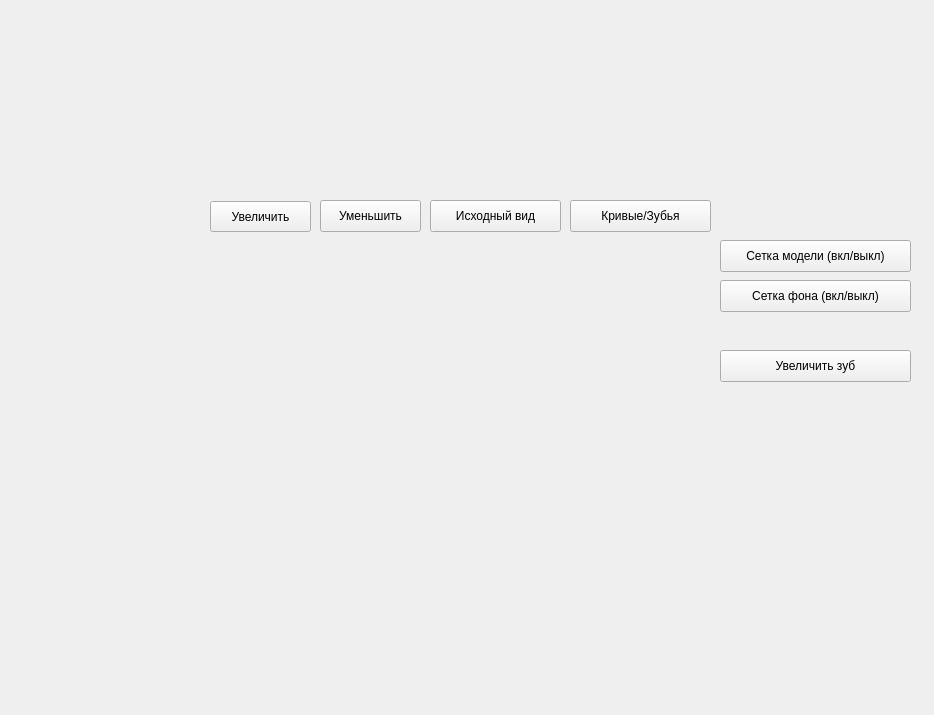
<?xml version="1.0" encoding="UTF-8"?>
<ui version="4.0">
 <class>MainWindow</class>
 <widget class="QWidget" name="MainWindow">
  <property name="geometry">
   <rect>
    <x>0</x>
    <y>0</y>
    <width>934</width>
    <height>715</height>
   </rect>
  </property>
  <property name="sizePolicy">
   <sizepolicy hsizetype="Fixed" vsizetype="Fixed">
    <horstretch>0</horstretch>
    <verstretch>0</verstretch>
   </sizepolicy>
  </property>
  <property name="windowTitle">
   <string>MainWindow</string>
  </property>
  <widget class="QLabel" name="label">
   <property name="geometry">
    <rect>
     <x>0</x>
     <y>0</y>
     <width>934</width>
     <height>715</height>
    </rect>
   </property>
   <property name="sizePolicy">
    <sizepolicy hsizetype="Fixed" vsizetype="Fixed">
     <horstretch>0</horstretch>
     <verstretch>0</verstretch>
    </sizepolicy>
   </property>
   <property name="text">
    <string/>
   </property>
   <property name="pixmap">
    <pixmap resource="gear_resources.qrc">:/bgr.png</pixmap>
   </property>
  </widget>
  <widget class="QWidget" name="verticalLayoutWidget">
   <property name="geometry">
    <rect>
     <x>140</x>
     <y>240</y>
     <width>571</width>
     <height>451</height>
    </rect>
   </property>
   <layout class="QVBoxLayout" name="verticalLayout"/>
  </widget>
  <widget class="QPushButton" name="zoomIn">
   <property name="geometry">
    <rect>
     <x>210</x>
     <y>201</y>
     <width>101</width>
     <height>31</height>
    </rect>
   </property>
   <property name="text">
    <string>Увеличить</string>
   </property>
  </widget>
  <widget class="QPushButton" name="zoomOut">
   <property name="geometry">
    <rect>
     <x>320</x>
     <y>200</y>
     <width>101</width>
     <height>32</height>
    </rect>
   </property>
   <property name="text">
    <string>Уменьшить</string>
   </property>
  </widget>
  <widget class="QPushButton" name="restoreView">
   <property name="geometry">
    <rect>
     <x>430</x>
     <y>200</y>
     <width>131</width>
     <height>32</height>
    </rect>
   </property>
   <property name="text">
    <string>Исходный вид</string>
   </property>
  </widget>
  <widget class="QPushButton" name="tooth">
   <property name="geometry">
    <rect>
     <x>570</x>
     <y>200</y>
     <width>141</width>
     <height>32</height>
    </rect>
   </property>
   <property name="text">
    <string>Кривые/Зубья</string>
   </property>
  </widget>
  <widget class="QPushButton" name="toggleWireframe">
   <property name="geometry">
    <rect>
     <x>720</x>
     <y>240</y>
     <width>191</width>
     <height>32</height>
    </rect>
   </property>
   <property name="text">
    <string>Сетка модели (вкл/выкл)</string>
   </property>
  </widget>
  <widget class="QPushButton" name="toggleBgWireframe">
   <property name="geometry">
    <rect>
     <x>720</x>
     <y>280</y>
     <width>191</width>
     <height>32</height>
    </rect>
   </property>
   <property name="text">
    <string>Сетка фона (вкл/выкл)</string>
   </property>
  </widget>
  <widget class="QPushButton" name="zoomTooth">
   <property name="geometry">
    <rect>
     <x>720</x>
     <y>350</y>
     <width>191</width>
     <height>32</height>
    </rect>
   </property>
   <property name="text">
    <string>Увеличить зуб</string>
   </property>
  </widget>
 </widget>
 <layoutdefault spacing="6" margin="11"/>
 <resources>
  <include location="gear_resources.qrc"/>
 </resources>
 <connections/>
</ui>
